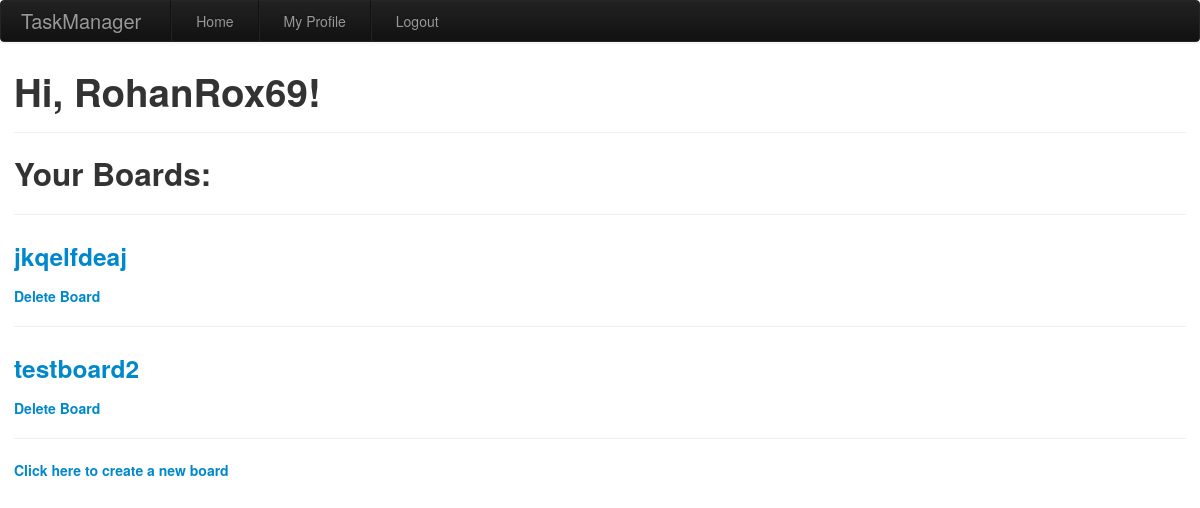
/index/ (signed in), run on an earlier commit of the app's database.
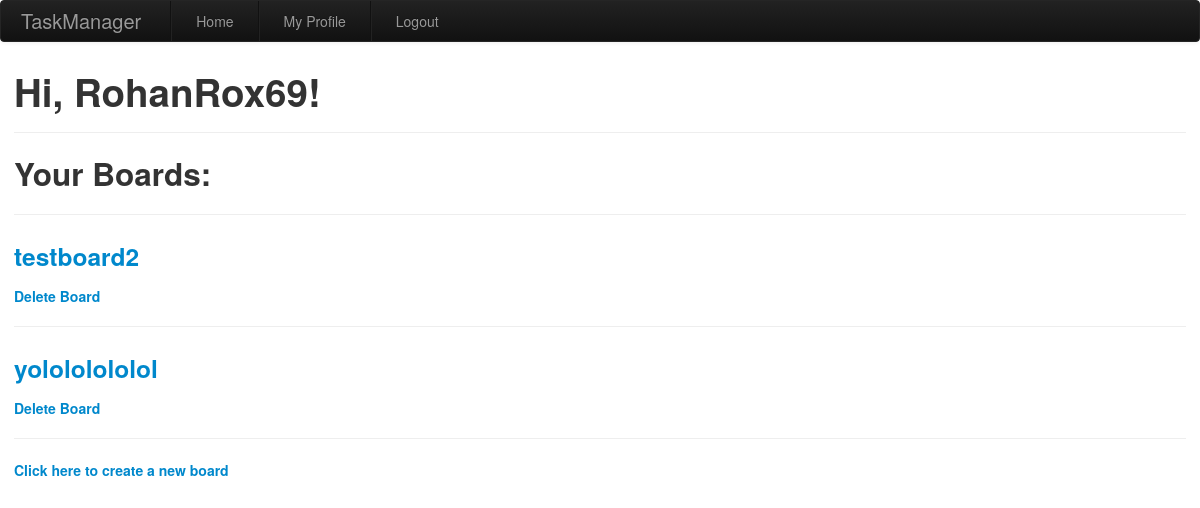
And on a later commit of the database.
### app/models.py (models this page shows)
class Board(db.Model):
    id = db.Column(db.Integer, primary_key=True)
    name = db.Column(db.String(50), nullable=False)
    lists = db.relationship('List', backref='board',
                            cascade="all,delete", lazy='dynamic')
    users = db.relationship('User', secondary=user_boards,
                            cascade="all,delete", backref='boards')

### app/routes.py (the view)
@app.route('/')
@app.route('/index/')
@login_required
def index():
    form = SearchUsers()
    return render_template('index.html', title='Home Page', form=form)

### app/models.py (called while the page is built)
@login.user_loader
def load_user(id):
    return User.query.get(int(id))

### app/routes.py (called while the page is built)
@app.before_request
def before_request():
    if current_user.is_authenticated:
        current_user.last_seen = datetime.utcnow()
        db.session.commit()

### app/templates/index.html
{% extends "base.html" %}
{% block content %}
  <h1>Hi, {{ current_user.username }}!</h1>
  <hr>
  <h2>Your Boards: </h2>
  <hr>
  {% for board in current_user.boards %}
  <p>
    <h3>
      <a href="{{ url_for('showboard', boardid=board.id) }}">{{board.name}}</a>
    </h3>
    <h5><a href="{{url_for('deleteboard', boardid = board.id) }}"> Delete Board </a></h5>
  </p>
  <hr>
  {% endfor %}
  <h5><a href="{{url_for('newboard')}}">Click here to create a new board</a></h5>
{% endblock %}

What changed in the data, as far as the page shows it:
removed Board: name "jkqelfdeaj"
added Board: name "yolololololol"
